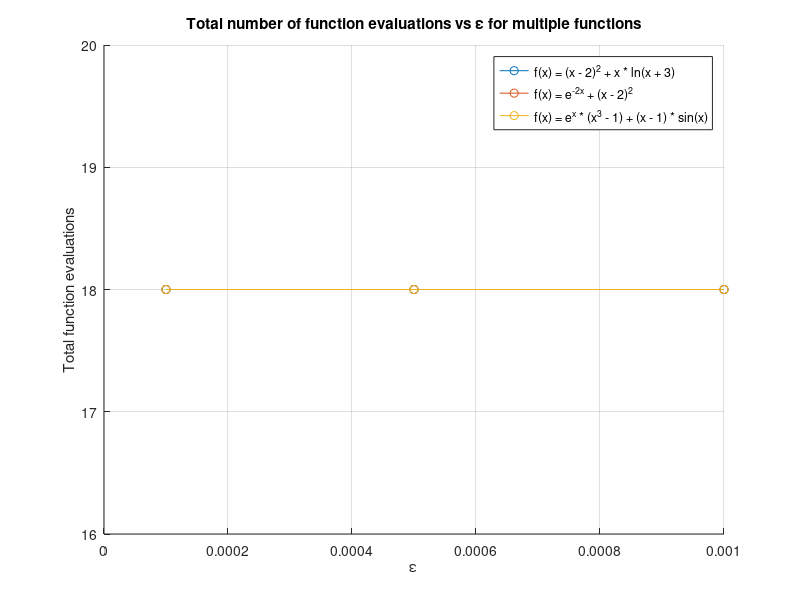

Write MATLAB code to recreate this figure.
% Ορισμός των συναρτήσεων f1, f2, f3
f1 = @(x) (x - 2).^2 + x .* log(x + 3); % f1(x) = (x - 2)^2 + x * ln(x + 3)
f2 = @(x) exp(-2*x) + (x - 2).^2; % f2(x) = e^(-2x) + (x - 2)^2
f3 = @(x) exp(x) .* (x.^3 - 1) + (x - 1) .* sin(x); % f3(x) = e^x * (x^3 - 1) + (x - 1) * sin(x)

% Αρχικό διάστημα [a, b]
a_init = -1;
b_init = 3;

% Σταθερό τελικό εύρος αναζήτησης
l = 0.01;

% Εύρος τιμών για το epsilon
epsilon_values = [0.0001, 0.0005, 0.001]; % Οι ζητούμενες τιμές
num_calculations = zeros(3, length(epsilon_values)); % Μηδενισμός πίνακα για τρεις συναρτήσεις

% Βρόχος για διαφορετικές τιμές του epsilon και τις τρεις συναρτήσεις
for i = 1:3
    % Επιλογή της σωστής συνάρτησης
    if i == 1
        f = f1; % Συναρτηση 1
    elseif i == 2
        f = f2; % Συναρτηση 2
    else
        f = f3; % Συναρτηση 3
    end
    
    for j = 1:length(epsilon_values)
        epsilon = epsilon_values(j);
        a = a_init;
        b = b_init;
        count = 0; % Μετρητής υπολογισμών
        
        % Μέθοδος Διχοτόμου
        while (b - a) > l
            % Υπολογισμός x1k και x2k
            x1k = (a + b) / 2 - epsilon;
            x2k = (a + b) / 2 + epsilon;
            
            % Υπολογισμός των τιμών της f(x)
            f1k = f(x1k);
            f2k = f(x2k);
            count = count + 2; % Αύξηση του αριθμού των υπολογισμών
            
            % Σύγκριση των τιμών f(x1k) και f(x2k)
            if f1k < f2k
                % Αν f(x1k) είναι μικρότερο, ενημερώνουμε τα όρια
                b = x2k; % Το ελάχιστο βρίσκεται στο διάστημα [a, x2k]
            else
                a = x1k; % Το ελάχιστο βρίσκεται στο διάστημα [x1k, b]
            end
        end
        
        % Αποθήκευση του συνολικού αριθμού υπολογισμών
        num_calculations(i, j) = count;
    end
end

% Γραφική παράσταση του αριθμού υπολογισμών σε συνάρτηση του epsilon
figure;
hold on; % Διατήρηση γραφήματος
plot(epsilon_values, num_calculations(1, :), '-o', 'DisplayName', 'f(x) = (x - 2)^2 + x * ln(x + 3)');
plot(epsilon_values, num_calculations(2, :), '-o', 'DisplayName', 'f(x) = e^{-2x} + (x - 2)^2');
plot(epsilon_values, num_calculations(3, :), '-o', 'DisplayName', 'f(x) = e^x * (x^3 - 1) + (x - 1) * sin(x)');
hold off;

xlabel('\epsilon');
ylabel('Total function evaluations');
title('Total number of function evaluations vs \epsilon for multiple functions');
legend('show');
grid on;